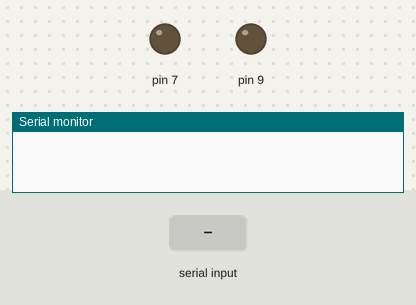
The sketch below on a simulated Arduino Uno, built with avr-gcc and run on an emulated ATmega328P. Parts: output pins drawn as LEDs (lit = HIGH), the last lines printed to the serial monitor. Inputs (shaded band) come from the test bench.

Above: at 1.2 s.
1.3 s: "0" received over Serial
At 2.1 s:
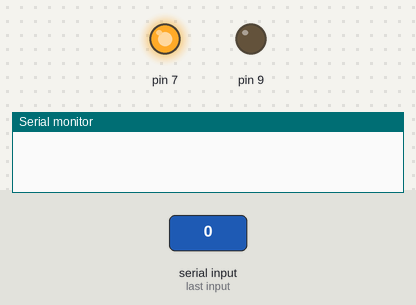
At 3.1 s:
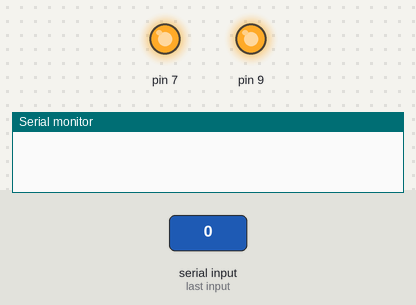
4.3 s: "1" received over Serial
At 6.35 s:
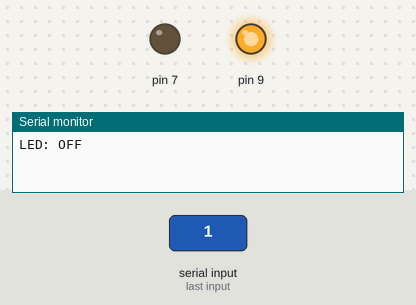
Timing chart, 0 to 8.1 s (numbered marks = the images above; inputs shaded):
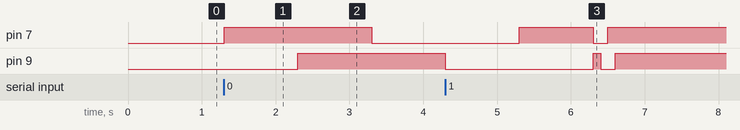

Measured:
- after the input at 1.3 s, pin 7: LOW → HIGH at once, → LOW 2.0 s later; pin 9: LOW → HIGH after 1.0 s

The sketch:

sketch_jul19a.ino
```cpp
int state = 0;
void setup() {
  pinMode(7, OUTPUT);
   pinMode(9, OUTPUT);
  Serial.begin(9600); // Default communication rate of the Bluetooth module
}
void loop() {
  if(Serial.available() > 0)
  {
    state = Serial.read(); // Reads the data from the serial port
 }
 if (state == '0') {
  digitalWrite(7, HIGH);
  delay(1000);
  digitalWrite(9, HIGH);
  delay(1000);
  digitalWrite(7, LOW);
  delay(1000);
  digitalWrite(9, LOW);
  delay(1000);
  digitalWrite(7, HIGH);
  delay(1000);
  digitalWrite(9, HIGH);// Turn LED OFF
  Serial.println("LED: OFF"); // Send back, to the phone, the String "LED: ON"
  state = 0;
 }
 else if (state == '1') {

  digitalWrite(7, LOW);
  delay(100);
  digitalWrite(9, LOW);
  delay(100);
  digitalWrite(7, HIGH);
  delay(100);
  digitalWrite(9, HIGH);
  digitalWrite(7, HIGH);
  delay(100);
  digitalWrite(9, HIGH);
  delay(100);
  Serial.println("LED: ON");;
  state = 0;
 }
}
```
